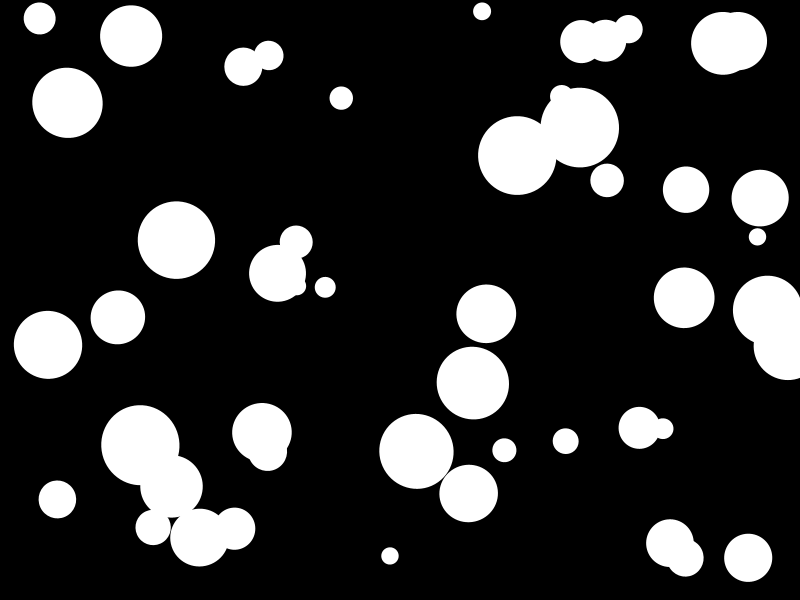
Frame 1 (no input)
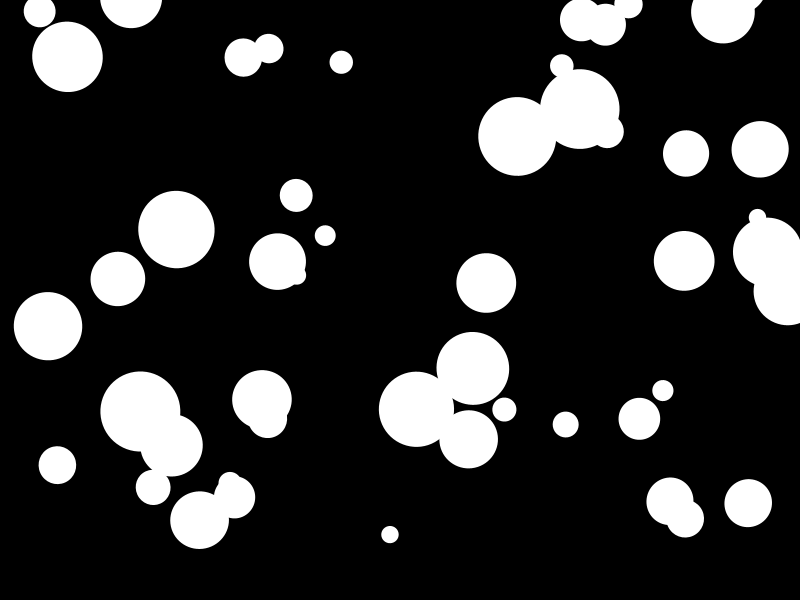
Frame 60 (the mouse pressed at the canvas centre just before this capture)
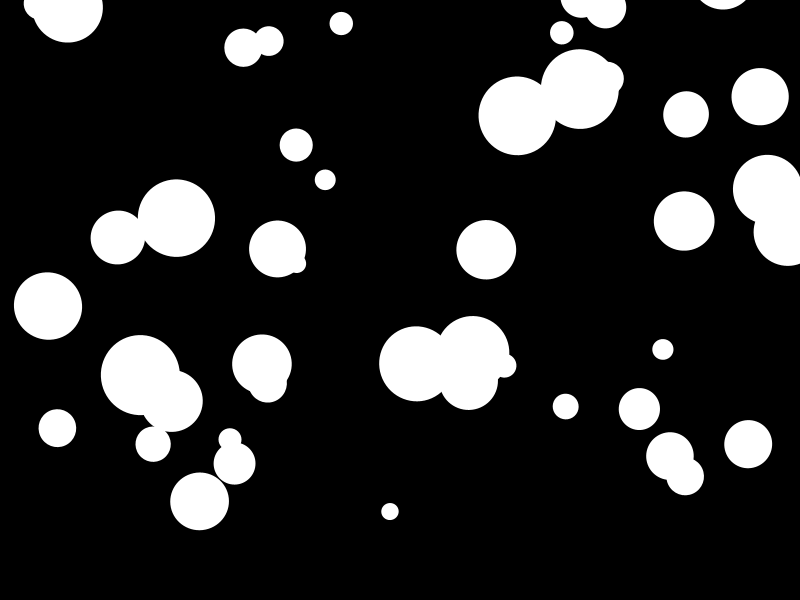
Frame 120 (the mouse held since frame 60 and released just before this capture)

The Processing sketch that drew these frames (run headless with seeded random() and noise(); from frame 60 on, the mouse is pressed at the canvas centre):

// Processing sketch: processing_47577
// ── processing_47577.pde

Spot[] sp = new Spot[50];
 
/* @pjs preload="http://mathatelle.appspot.com/imgs/drawing_circle.png"; */
   
void setup() {
  size(800, 600);
  colorMode(RGB,255);
  smooth();
  noStroke();
  for (int i = 0; i < sp.length; i++) {
    sp[i] = new Spot(
    random(width),
    random(height),
    random(0.2,1.0),
    random(0.1,1.0));
  }
}
   
void draw(){
  background(0);
  for (int i = 0; i < sp.length; i++) {
    sp[i].move();
    sp[i].display();
  }
}
   
class Spot {
  float x, y, diameter, speed; // x座標, y座標, 直径, 速さ
   
  Spot(float _x, float _y, float _diameter, float _speed) {
    x = _x;
    y = _y;
    diameter = _diameter;
    speed = _speed;
  }
   
  void move() {
    speed *= 1.001;
    y -= speed;
    if (y < - width*diameter/2) {
      x = random(width);
      y = height + width*diameter/2;
      speed = random(0.5,3);
      }
  }
   
  void display() {
    pushMatrix();
    translate(x, y);
    rotate(TWO_PI*diameter);
    scale(diameter);
    //tint(255, 255, 255, 153);
    fill(255);
    ellipse(0,0,random(80,82),random(82,82));
    popMatrix();
  }
}
